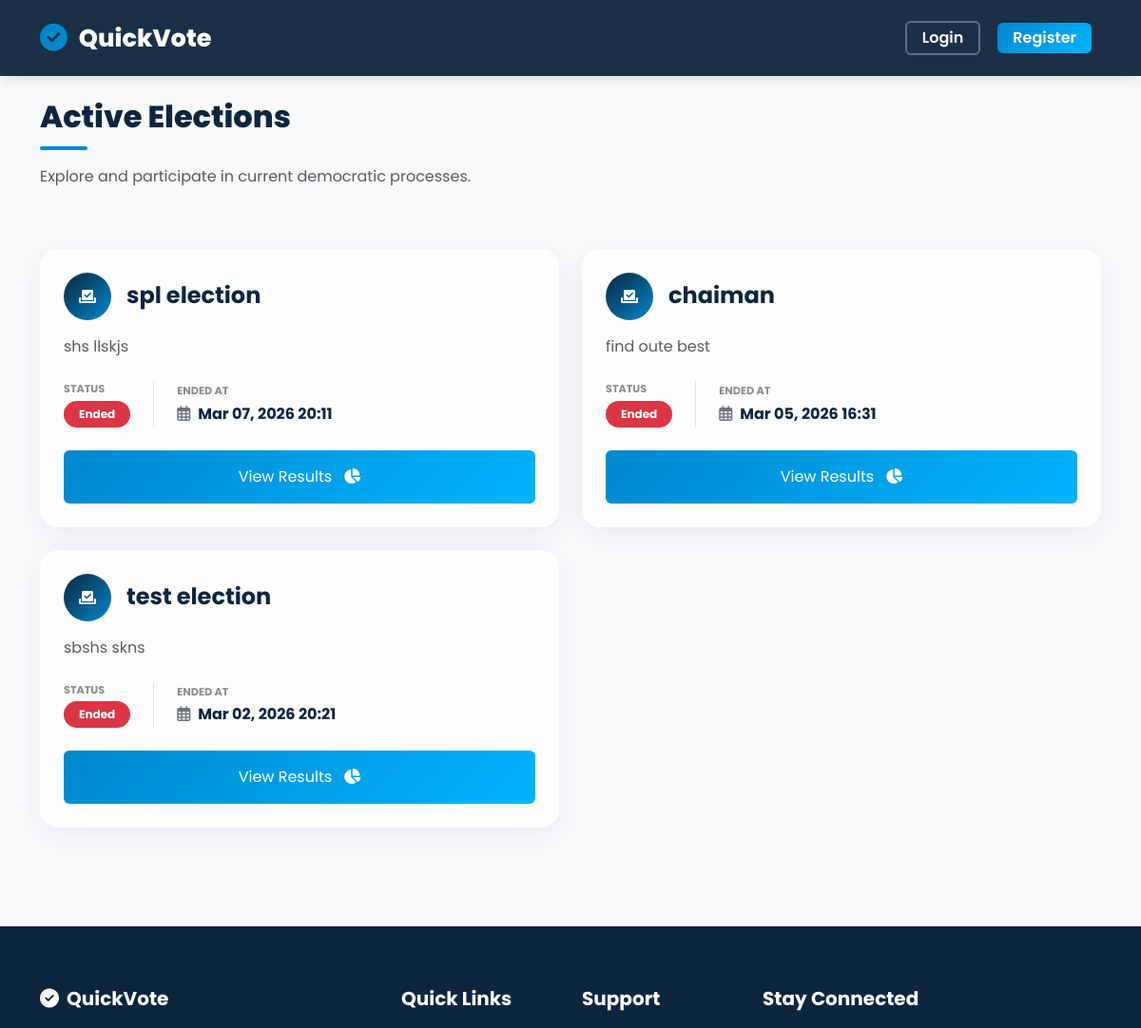
Before: /election_list (upper part) with the older database file.
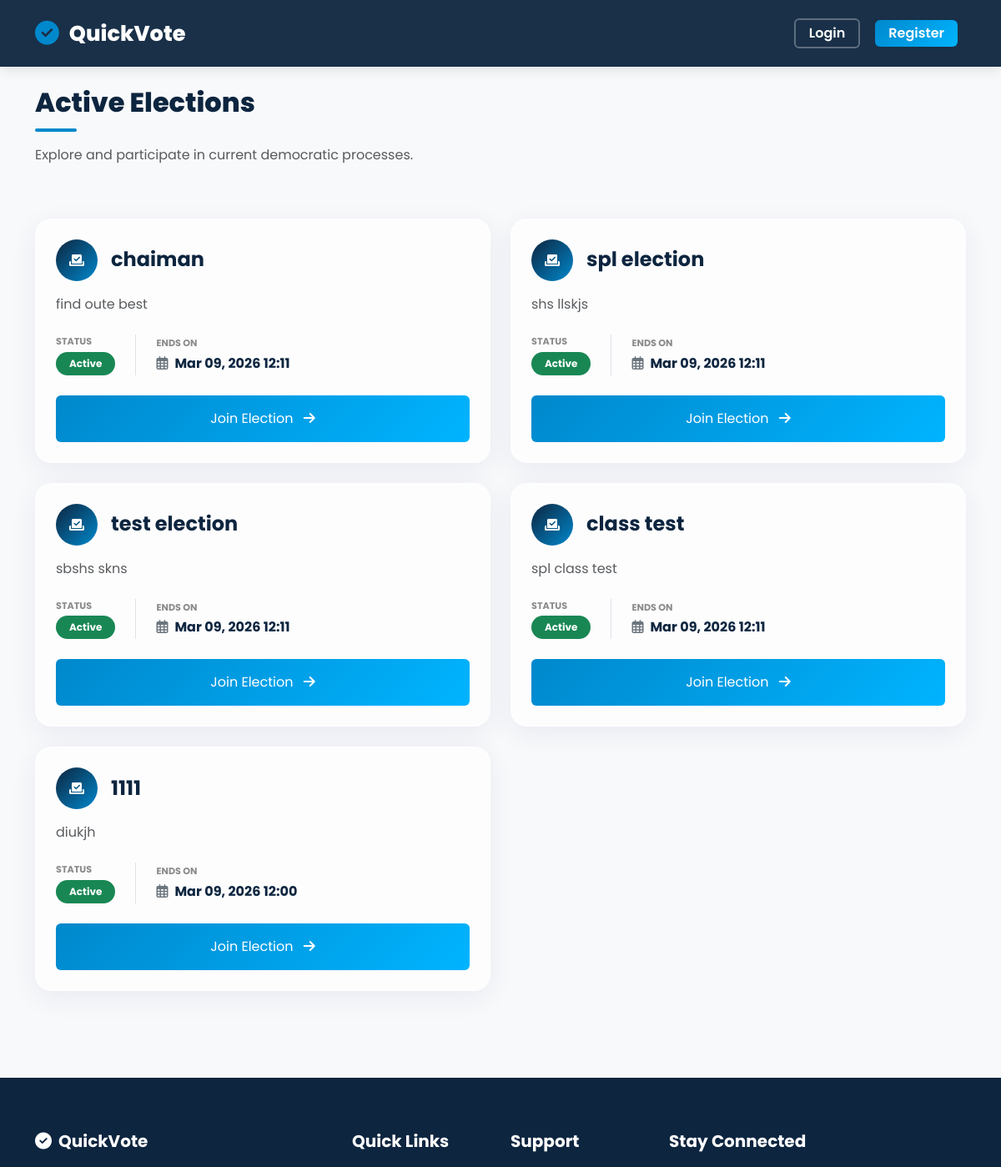
After: the same page with the newer database file.
### election/models.py (models this page shows, shortened)
class Election(models.Model):
    title = models.CharField(max_length=200)
    description = models.TextField(blank=True)
    start_date = models.DateTimeField()
    end_date = models.DateTimeField()
    is_active = models.BooleanField(default=True)
    results_published = models.BooleanField(default=False)

### election/views.py (the view)
# urls.py: path('election_list', views.election_list, name='election_list'),
def election_list(request):
    if request.user.is_authenticated and request.user.role == User.Role.ADMIN:
        return redirect('admin_dashboard')
    elections = Election.objects.all().order_by('-end_date')
    now = timezone.now()
    return render(request, 'election/index.html', {
        'elections': elections,
        'now': now
    })

### templates/election/index.html (shortened to what this page needs)
{% extends 'base.html' %}
{% block content %}
<div class="row mb-5 mt-4">
    <div class="col-12 animate-up">
        <h2 class="section-title">Active Elections</h2>
        <p class="text-muted">Explore and participate in current democratic processes.</p>
    </div>
</div>
{% if elections %}
<div class="row">
    {% for election in elections %}
    <div class="col-lg-6 mb-4 animate-up"
        style="animation-delay: {{ forloop.counter|add:1|add:forloop.counter|add:1 }}00ms;">
        <div class="glass-card h-100 p-4">
            <div class="d-flex align-items-center mb-3">
                <div class="bg-primary text-white rounded-circle d-flex align-items-center justify-content-center me-3"
                    style="width: 50px; height: 50px; background: linear-gradient(135deg, #0d253f 0%, var(--secondary-color) 100%) !important;">
                    <i class="fas fa-vote-yea"></i>
                </div>
                <h4 class="mb-0 fw-bold" style="color: var(--primary-color);">{{ election.title }}</h4>
            </div>
            <p class="text-muted mb-4">{{ election.description|truncatewords:30 }}</p>
            <div class="d-flex align-items-center mb-4">
                <div class="me-4 border-end pe-4">
                    <small class="text-uppercase fw-bold opacity-50 d-block mb-1"
                        style="font-size: 0.7rem;">Status</small>
                    {% if now > election.end_date %}
                    <span class="badge rounded-pill bg-danger px-3 py-2">Ended</span>
                    {% elif now < election.start_date %} <span class="badge rounded-pill bg-secondary px-3 py-2">
                        Upcoming</span>
                        {% else %}
                        <span class="badge rounded-pill bg-success px-3 py-2">Active</span>
                        {% endif %}
                </div>
                <div>
                    <small class="text-uppercase fw-bold opacity-50 d-block mb-1" style="font-size: 0.7rem;">
                        {% if now > election.end_date %}Ended At{% else %}Ends On{% endif %}
                    </small>
                    <span class="fw-bold" style="color: var(--primary-color);">
                        <i class="far fa-calendar-alt me-2 text-secondary"></i>{{ election.end_date|date:"M d, Y H:i" }}
                    </span>
                </div>
            </div>
            <div class="d-flex gap-2">
                {% if now <= election.end_date %} <a href="{% url 'election_detail' election.id %}"
                    class="btn btn-register flex-grow-1 py-3">
                    Join Election <i class="fas fa-arrow-right ms-2"></i>
                    </a>
                    {% else %}
                    <a href="{% url 'election_results' election.id %}" class="btn btn-register flex-grow-1 py-3">
                        View Results <i class="fas fa-chart-pie ms-2"></i>
                    </a>
                    {% endif %}
            </div>
        </div>
    </div>
    {% endfor %}
</div>
{% endif %}
{% endblock %}

Changed rows visible on the page:
changed Election "chaiman": end_date "Mar 05, 2026 16:31" → "Mar 09, 2026 12:11"; end_date "Ended ENDED AT View Results" → "Active ENDS ON Join Election"; moves up the list
changed Election "spl election": end_date "Mar 07, 2026 20:11" → "Mar 09, 2026 12:11"; end_date "Ended ENDED AT View Results" → "Active ENDS ON Join Election"
changed Election "test election": end_date "Mar 02, 2026 20:21" → "Mar 09, 2026 12:11"; end_date "Ended ENDED AT View Results" → "Active ENDS ON Join Election"
added Election: title "class test", description "spl class test", shows "Active", shows "ENDS ON", end_date "Mar 09, 2026 12:11", shows "Join Election"
added Election: title "1111", description "diukjh", shows "Active", shows "ENDS ON", end_date "Mar 09, 2026 12:00", shows "Join Election"
